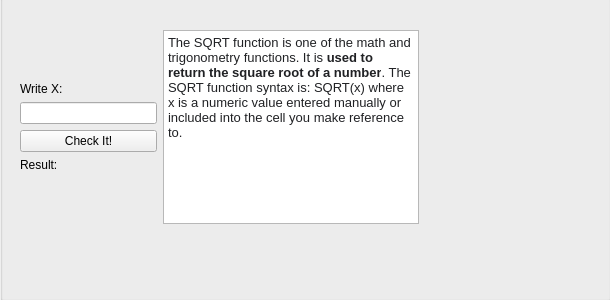
<?xml version="1.0" encoding="UTF-8"?>
<ui version="4.0">
 <class>moduleSqrt</class>
 <widget class="QWidget" name="moduleSqrt">
  <property name="geometry">
   <rect>
    <x>0</x>
    <y>0</y>
    <width>610</width>
    <height>300</height>
   </rect>
  </property>
  <property name="windowTitle">
   <string>Form</string>
  </property>
  <widget class="QGroupBox" name="groupBox">
   <property name="geometry">
    <rect>
     <x>0</x>
     <y>-20</y>
     <width>611</width>
     <height>321</height>
    </rect>
   </property>
   <property name="title">
    <string>SQRT</string>
   </property>
   <widget class="QWidget" name="">
    <property name="geometry">
     <rect>
      <x>20</x>
      <y>50</y>
      <width>399</width>
      <height>194</height>
     </rect>
    </property>
    <layout class="QHBoxLayout" name="horizontalLayout">
     <item>
      <layout class="QVBoxLayout" name="verticalLayout">
       <item>
        <spacer name="verticalSpacer_2">
         <property name="orientation">
          <enum>Qt::Vertical</enum>
         </property>
         <property name="sizeHint" stdset="0">
          <size>
           <width>20</width>
           <height>40</height>
          </size>
         </property>
        </spacer>
       </item>
       <item>
        <widget class="QLabel" name="labelSqrtValue">
         <property name="text">
          <string>Write X:</string>
         </property>
        </widget>
       </item>
       <item>
        <widget class="QLineEdit" name="lineSqrt"/>
       </item>
       <item>
        <widget class="QPushButton" name="buttonSqrtResult">
         <property name="text">
          <string>Check It!</string>
         </property>
        </widget>
       </item>
       <item>
        <widget class="QLabel" name="labelSqrtResult">
         <property name="text">
          <string>Result:</string>
         </property>
        </widget>
       </item>
       <item>
        <spacer name="verticalSpacer">
         <property name="orientation">
          <enum>Qt::Vertical</enum>
         </property>
         <property name="sizeHint" stdset="0">
          <size>
           <width>20</width>
           <height>40</height>
          </size>
         </property>
        </spacer>
       </item>
      </layout>
     </item>
     <item>
      <widget class="QTextBrowser" name="textSqrt">
       <property name="html">
        <string>&lt;!DOCTYPE HTML PUBLIC &quot;-//W3C//DTD HTML 4.0//EN&quot; &quot;http://www.w3.org/TR/REC-html40/strict.dtd&quot;&gt;
&lt;html&gt;&lt;head&gt;&lt;meta name=&quot;qrichtext&quot; content=&quot;1&quot; /&gt;&lt;meta charset=&quot;utf-8&quot; /&gt;&lt;style type=&quot;text/css&quot;&gt;
p, li { white-space: pre-wrap; }
&lt;/style&gt;&lt;/head&gt;&lt;body style=&quot; font-family:'Segoe UI'; font-size:9pt; font-weight:400; font-style:normal;&quot;&gt;
&lt;p style=&quot; margin-top:0px; margin-bottom:0px; margin-left:0px; margin-right:0px; -qt-block-indent:0; text-indent:0px;&quot;&gt;&lt;span style=&quot; font-family:'arial','sans-serif'; font-size:10pt; color:#202124; background-color:#ffffff;&quot;&gt;The SQRT function is one of the math and trigonometry functions. It is &lt;/span&gt;&lt;span style=&quot; font-family:'arial','sans-serif'; font-size:10pt; font-weight:700; color:#202124; background-color:#ffffff;&quot;&gt;used to return the square root of a number&lt;/span&gt;&lt;span style=&quot; font-family:'arial','sans-serif'; font-size:10pt; color:#202124; background-color:#ffffff;&quot;&gt;. The SQRT function syntax is: SQRT(x) where x is a numeric value entered manually or included into the cell you make reference to.&lt;/span&gt;&lt;/p&gt;&lt;/body&gt;&lt;/html&gt;</string>
       </property>
      </widget>
     </item>
    </layout>
   </widget>
  </widget>
 </widget>
 <resources/>
 <connections/>
</ui>
